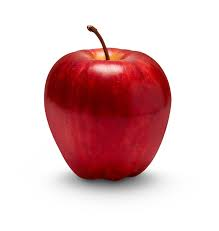
#> input picture not corn /apple.jpeg, 219 x 231 px
$ python -i data_prep.py   (imports and definitions only)
#> lines starting #> are read from the running program, lines starting #| are printed output that depends on the picture
#> further down, picture is the input picture: shape (231, 219, 3); mean B, G, R 190.8, 188.9, 224.3
"""
data_prep.py — Enhance and resize corn images for training/inference.

✅ Two ways to run:
1️⃣  CLI mode:
      python data_prep.py --src raw_images --dst processed_images --size 640
2️⃣  GUI mode (auto or manual):
      python data_prep.py
      or
      streamlit run data_prep.py
"""


import argparse
import os
import glob
import cv2
import sys


# ---------------- IMAGE ENHANCEMENT ----------------
def enhance_image(img):
    """Enhance image brightness and contrast using CLAHE."""
    lab = cv2.cvtColor(img, cv2.COLOR_BGR2LAB)
#> lab: shape (231, 219, 3); mean of channels 0, 1, 2 206, 141.6, 136.6
    l, a, b = cv2.split(lab)
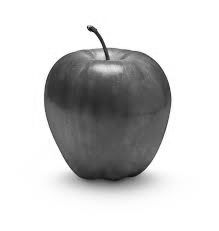
#> l: shape (231, 219); min 6, max 255, mean 206
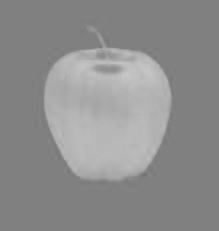
#> a: shape (231, 219); min 116, max 199, mean 141.6
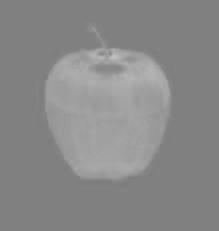
#> b: shape (231, 219); min 123, max 192, mean 136.6
    clahe = cv2.createCLAHE(clipLimit=3.0, tileGridSize=(8, 8))
    cl = clahe.apply(l)
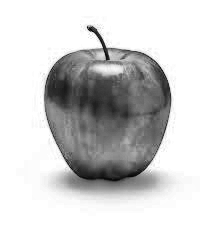
#> cl: shape (231, 219); min 5, max 255, mean 208.7
    limg = cv2.merge((cl, a, b))
#> limg: shape (231, 219, 3); mean of channels 0, 1, 2 208.7, 141.6, 136.6
    return cv2.cvtColor(limg, cv2.COLOR_LAB2BGR)
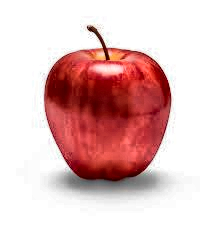
#> returned value: shape (231, 219, 3); mean B, G, R 193, 193.5, 227.7


# ---------------- FOLDER PROCESSOR ----------------
# [67 lines left out: functions process_folder, cli_main, gui_main, is_running_with_streamlit, not called in this run]


# ---------------- ENTRY POINT ----------------
# [19 lines not run here, left out]

>>> import cv2
>>> picture = cv2.imread('not corn /apple.jpeg')
>>> result = enhance_image(picture)
